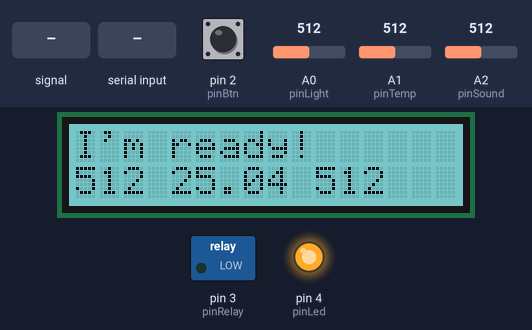
Recording of a sketch running on a simulated Arduino Uno, built with avr-gcc and run on an emulated ATmega328P. Shown: 16×2 character LCD, switched loads named in the sketch (green lamp = pin HIGH), output pins drawn as LEDs (lit = HIGH). Dashed ring = blinking. The test bench sets the inputs (shaded band); at power-on: pin 2 (pinBtn) LOW, A0 (pinLight) = 512, A1 (pinTemp) = 512, A2 (pinSound) = 512. What the sketch prints to the serial monitor is not drawn.

Above: at 1.6 s.
1.7 s: pin 2 (pinBtn) pulled HIGH for 1 s
At 2.25 s:
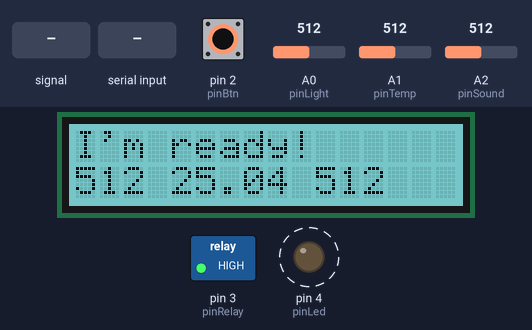
4.2 s: A2 (pinSound) fed a 200 Hz sine of ±81 counts around its level
At 5.28 s:
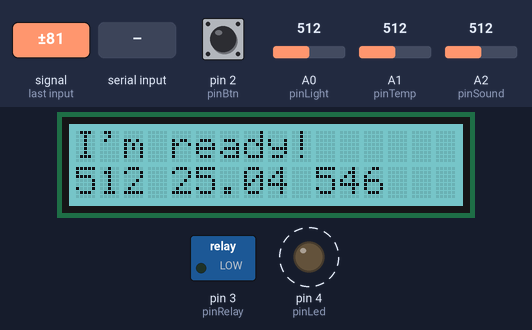
6.5 s: pin 2 (pinBtn) pulled HIGH for 0.15 s
At 10.7 s:
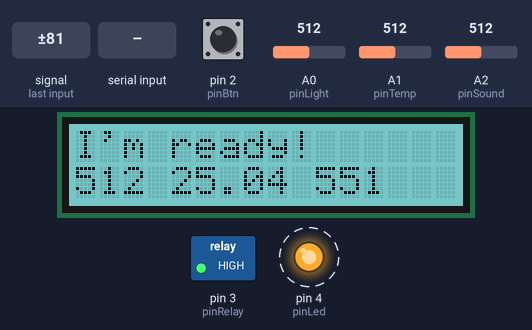
10.8 s: "rqs" received over Serial
At 12.25 s:
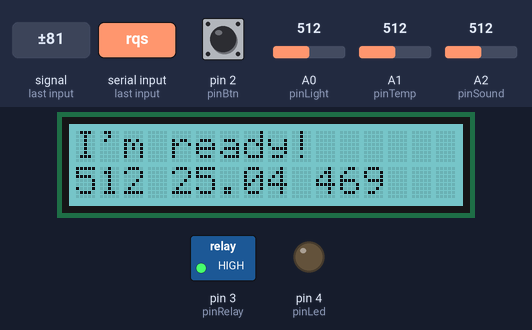
13.5 s: A0 (pinLight) set to 716
At 14.75 s:
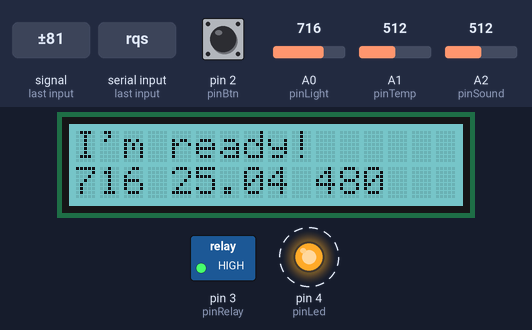
15.5 s: A1 (pinTemp) set to 716
At 16.75 s:
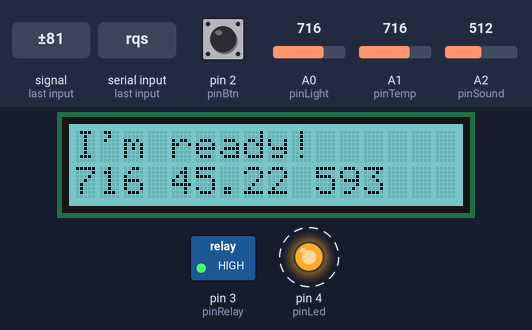
Timing chart, 0 to 18.5 s (numbered marks = the images above; inputs shaded):
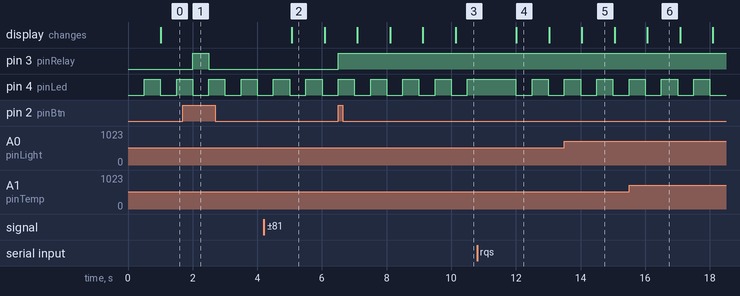

Measured:
- after the input at 1.7 s, pin 3 (pinRelay): LOW → HIGH after 0.30 s, → LOW 0.50 s later
- after the input at 4.2 s, the display: changes after 0.87 s (image 2)
- after the input at 6.5 s, pin 3 (pinRelay): LOW → HIGH at once
- by itself, pin 4 (pinLed): alternates HIGH for 0.50 s and LOW for 0.50 s
- what the display in image 2 shows lasts 1.0 s, from 5.1 s to 6.1 s

The sketch:

serial-communication-arduino.ino
```cpp
#include <ArduinoJson.h>

#define SERIAL_COMMUNICATION_SPEED 115200

// ----------- STATE -----------
float temperature = 0;
int soundValue = 0;
int lightValue = 0;
boolean isButtonHit = false;
boolean isWifiConnected = false;

void setup() {
  Serial.begin(SERIAL_COMMUNICATION_SPEED);

  setupLedAndButton();

  setupLcd();

  writeFirstLine("I'm ready!");
  Serial.println("I'm ready!");
}

void loop() {
  loopLedAndButton();

  readDataFromSensors();

  // request for wifi
  sendRequestMessage("rqw");

  readIncommingMessage();
}


/*********************************************************************************************************
  END FILE
*********************************************************************************************************/
```

communication.ino
```cpp
// ----------- STATE -----------
unsigned long lastRead = 0;
unsigned long lastRequest = 0;

void readIncommingMessage() {
  if(millis() - lastRead < 1000) {
    return;
  }

  String message = "";
  boolean messageReady = false;
  while(Serial.available()) {
    message = Serial.readString();
    messageReady = true;
  }

  // Only process message if there's one
  if(messageReady) {
    // The only messages we'll parse will be formatted in JSON
    //DynamicJsonDocument doc(2048); // ArduinoJson version 6+
    StaticJsonDocument<200> doc;

    // Attempt to deserialize the message
    DeserializationError error = deserializeJson(doc, message);

    if(error) {
      Serial.print(F("deserializeJson() failed: "));
      Serial.println(error.c_str());
      lastRead = millis();
      return;
    }

    // request for sensors
    if(doc["type"] == "rqs") {
      doc["type"] = "rss";
      doc["message"] = "Hi, I'm Arduino Uno";
      doc["sensors"]["light"] = lightValue;
      doc["sensors"]["temperature"] = temperature;
      doc["sensors"]["sound"] = soundValue;
      serializeJson(doc, Serial);
    }
    // response for wifi
    else if(doc["type"] == "rsw") {
      isWifiConnected = doc["wifi"];
      if(isWifiConnected)
        writeFirstLine("Wifi is ready!");
    }
    // response for device
    else if(doc["type"] == "rqd") {
      triggerRelay(doc["relay"]);
    }
  }

  lastRead = millis();
}

void sendRequestMessage(String type) {
  if(isWifiConnected
    || (millis() - lastRequest < 5000))
    return;
  StaticJsonDocument<32> doc;
  doc["type"] = type;
  serializeJson(doc, Serial);
  lastRequest = millis();
}


/*********************************************************************************************************
  END FILE
*********************************************************************************************************/
```

led_and_button.ino
```cpp
// ----------- DIGITAL PIN -----------
const int pinLed = 4;
const int pinRelay = 3;
const int pinBtn = 2;

// ----------- STATE -----------
unsigned long lastLedTrigger = 0;
unsigned long lastBtnTrigger = 0;

void setupLedAndButton() {
  pinMode(pinLed, OUTPUT);
  pinMode(pinRelay, OUTPUT);
  pinMode(pinBtn, INPUT);
}

void loopLedAndButton() {
  loopLed();
  loopButton();
}

void loopLed() {
  if(millis() - lastLedTrigger < 500)
    return;

  if(digitalRead(pinLed) == LOW) {
    digitalWrite(pinLed,HIGH);
  } else {
    digitalWrite(pinLed,LOW);
  }

  lastLedTrigger = millis();
}

void loopButton() {
  if(millis() - lastBtnTrigger < 500)
    return;
  if (digitalRead(pinBtn)){
    isButtonHit = !isButtonHit;
    triggerRelay(isButtonHit);
  }
  lastBtnTrigger = millis();
}

void triggerRelay(boolean isOn) {
  if(isOn)
    digitalWrite(pinRelay, HIGH);
  else
    digitalWrite(pinRelay, LOW);
}


/*********************************************************************************************************
  END FILE
*********************************************************************************************************/
```

sensors.ino
```cpp
// ----------- ANALOG PIN -----------
const int pinLight = A0;
const int pinTemp = A1;
const int pinSound = A2;

// ----------- STATE -----------
unsigned long lastReadData = 0;

void readDataFromSensors() {
  if(millis() - lastReadData < 1000)
    return;

  // Get the (raw) value of the temperature sensor.
  int val = analogRead(pinTemp);

  // Determine the current resistance of the thermistor based on the sensor value.
  float resistance = (float)(1023-val)*10000/val;

  // Define the B-value of the thermistor.
  // This value is a property of the thermistor used in the Grove - Temperature Sensor,
  // and used to convert from the analog value it measures and a temperature value.
  int B = 3975;
  // Calculate the temperature based on the resistance value.
  temperature = 1/(log(resistance/10000)/B+1/298.15)-273.15;

  // Read the value of the sound sensor.
  soundValue = analogRead(pinSound);

  // Read the value of the light sensor. The light sensor is an analog sensor.
  lightValue = analogRead(pinLight);

//  char buffer[16];
//  sprintf(buffer, "%d %s %d", lightValue, temperature, soundValue);
  writeSecondLine(String(lightValue)
    + " " + String(temperature)
    + " " + String(soundValue));

  lastReadData = millis();
}


/*********************************************************************************************************
  END FILE
*********************************************************************************************************/
```

lcd.ino
```cpp
#include "rgb_lcd.h"

rgb_lcd lcd;
const int colorR = 78;
const int colorG = 183;
const int colorB = 187;

void setupLcd() {
  // set up the LCD's number of columns and rows:
  lcd.begin(16, 2);

  lcd.setRGB(colorR, colorG, colorB);
}

void writeFirstLine(String text) {
  // (note: line 1 is the second row, since counting begins with 0):
  lcd.setCursor(0, 0);
  // print the number of seconds since reset:
  lcd.print(text);
}

void writeSecondLine(String text) {
  // (note: line 1 is the second row, since counting begins with 0):
  lcd.setCursor(0, 1);
  // print the number of seconds since reset:
  lcd.print(text);
}


/*********************************************************************************************************
  END FILE
*********************************************************************************************************/
```
